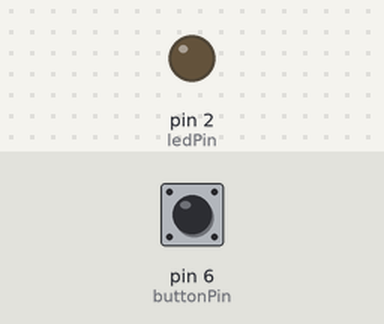
The sketch below on a simulated Arduino Uno, built with avr-gcc and run on an emulated ATmega328P. On the bench: output pins drawn as LEDs (lit = HIGH). The inputs (shaded band) are chosen by the test bench; at power-on: pin 6 (buttonPin) HIGH.

Above: at 1.2 s.
1.3 s: pin 6 (buttonPin) pulled LOW for 0.15 s
At 2.5 s:
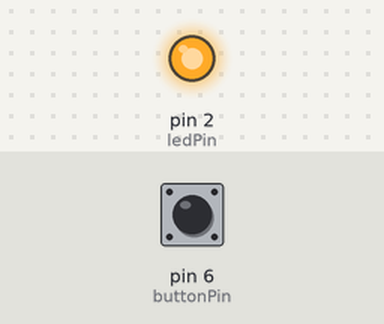
2.9 s: pin 6 (buttonPin) pulled LOW for 1 s
At 3.9 s:
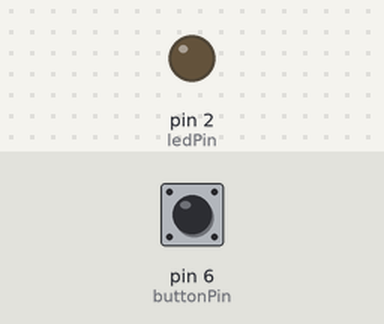
5.4 s: pin 6 (buttonPin) pulled LOW for 3.2 s
At 5.8 s:
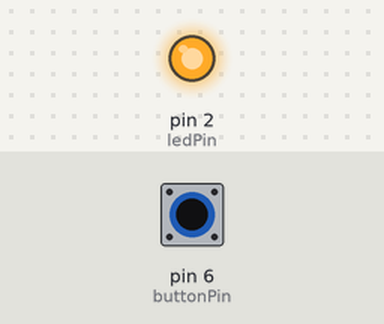
Timing chart, 0 to 8.4 s (numbered marks = the images above; inputs shaded):
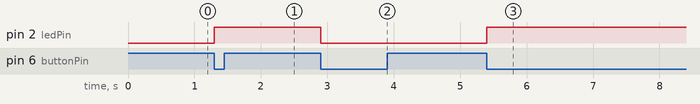

The sketch:

Code.ino
```cpp
const int buttonPin = 6;  // Replace with the appropriate button pin
const int ledPin = 2;    // Replace with the appropriate LED pin

int buttonState = 0;
int previousButtonState = 0;
bool ledOn = false;

void setup() {
  pinMode(buttonPin, INPUT_PULLUP);
  pinMode(ledPin, OUTPUT);
}

void loop() {
  buttonState = digitalRead(buttonPin);

  // Check if the button state has changed
  if (buttonState != previousButtonState) {
    // If the button is pressed
    if (buttonState == LOW) {
      ledOn = !ledOn;  // Toggle the LED state
      digitalWrite(ledPin, ledOn ? HIGH : LOW);  // Turn the LED on or off
    }

    delay(50);  // Debounce delay to avoid multiple state changes

    // Update the previous button state
    previousButtonState = buttonState;
  }
}
```

Measured:
- after the input at 1.3 s, pin 2 (ledPin): LOW → HIGH at once
- after the input at 2.9 s, pin 2 (ledPin): HIGH → LOW at once
- after the input at 5.4 s, pin 2 (ledPin): LOW → HIGH at once
